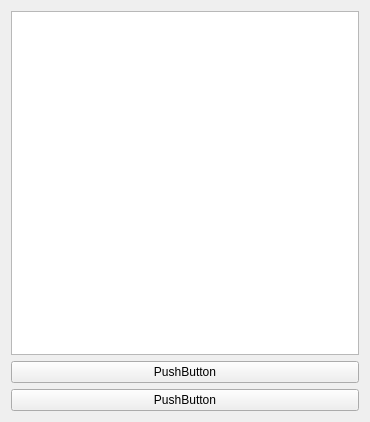
<?xml version="1.0" encoding="UTF-8"?>
<ui version="4.0">
 <class>Widget</class>
 <widget class="QWidget" name="Widget">
  <property name="geometry">
   <rect>
    <x>0</x>
    <y>0</y>
    <width>370</width>
    <height>422</height>
   </rect>
  </property>
  <property name="windowTitle">
   <string>Widget</string>
  </property>
  <property name="styleSheet">
   <string notr="true"/>
  </property>
  <layout class="QVBoxLayout" name="verticalLayout">
   <item>
    <widget class="QListView" name="listView">
     <property name="maximumSize">
      <size>
       <width>16777215</width>
       <height>16777215</height>
      </size>
     </property>
     <property name="styleSheet">
      <string notr="true"/>
     </property>
    </widget>
   </item>
   <item>
    <widget class="QPushButton" name="pushButton">
     <property name="text">
      <string>PushButton</string>
     </property>
    </widget>
   </item>
   <item>
    <widget class="QPushButton" name="pushButton_2">
     <property name="text">
      <string>PushButton</string>
     </property>
    </widget>
   </item>
  </layout>
 </widget>
 <layoutdefault spacing="6" margin="11"/>
 <resources/>
 <connections/>
</ui>
